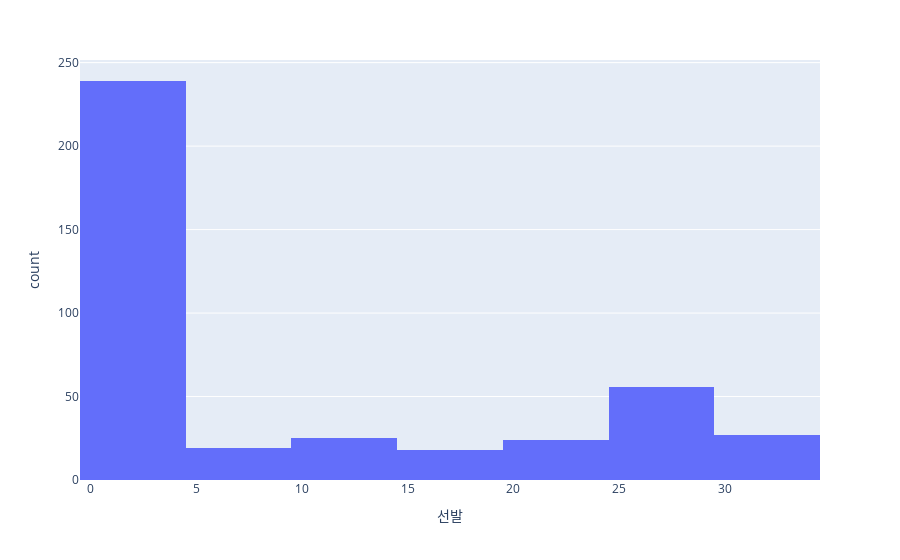

Notebook code for this chart:
### Code cell
# 선발이 0인 데이터가 많이 존재 
fig = px.histogram(merged_kbo_salary, x='선발')
fig.show()

### Figure 1 — Plotly figure (JSON) as saved in the notebook; plotly's stock layout.template omitted (floating-point values rounded to 4 significant figures; data arrays with more than 128 entries replaced by an {"elided": "..."} marker saying what was removed)
{"data": [{"alignmentgroup": "True", "bingroup": "x", "hovertemplate": "선발=%{x}<br>count=%{y}<extra></extra>", "legendgroup": "", "marker": {"color": "#636efa", "pattern": {"shape": ""}}, "name": "", "offsetgroup": "", "orientation": "v", "showlegend": false, "type": "histogram", "x": {"elided": "408 int values"}, "xaxis": "x", "yaxis": "y"}], "layout": {"barmode": "relative", "legend": {"tracegroupgap": 0}, "margin": {"t": 60}, "xaxis": {"anchor": "y", "domain": [0, 1], "title": {"text": "선발"}}, "yaxis": {"anchor": "x", "domain": [0, 1], "title": {"text": "count"}}}}
